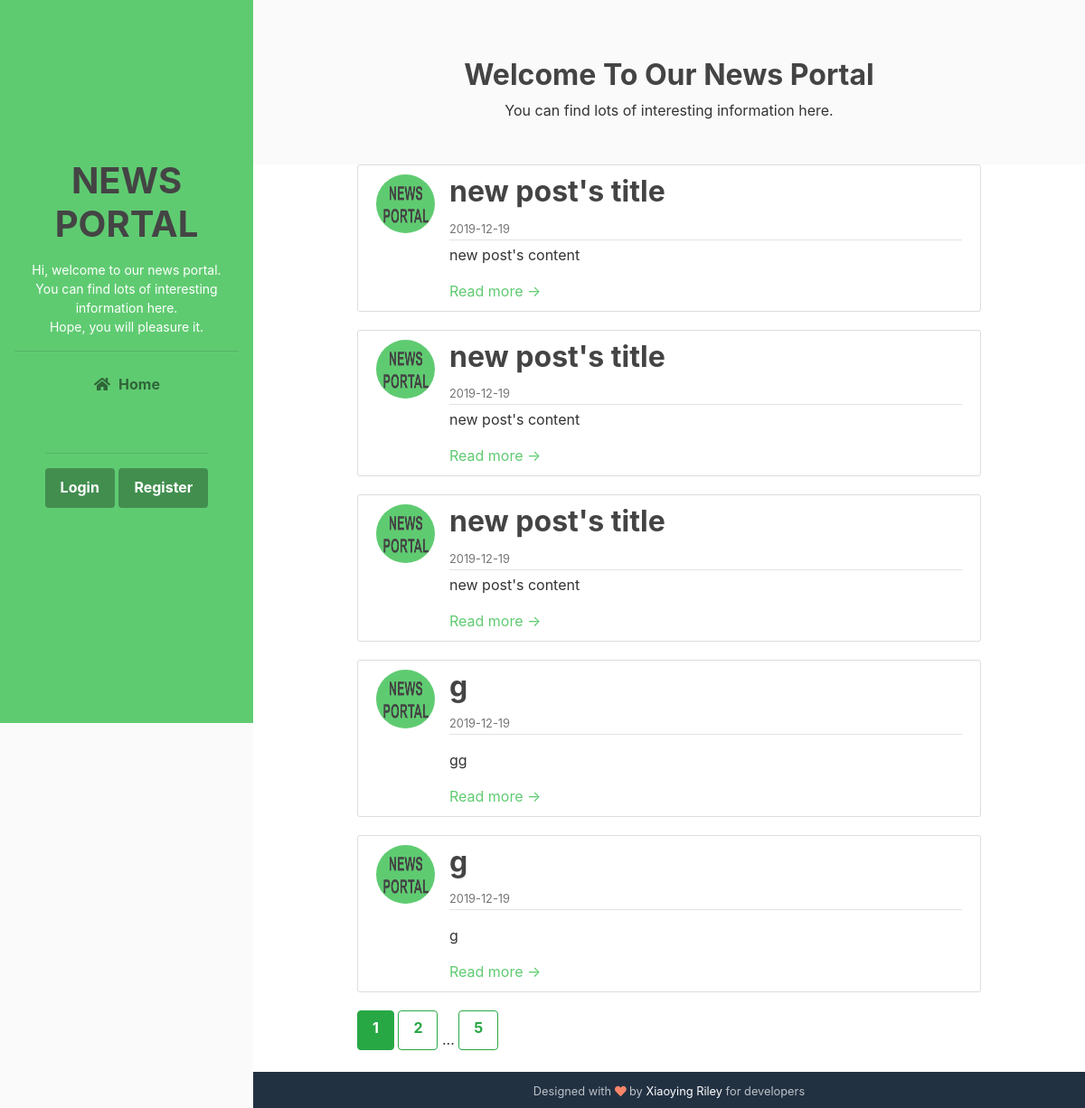
The page /home on the database its author committed.
### flasknews/models.py (models this page shows, shortened)
class Post(db.Model):
    id = db.Column(db.Integer, primary_key=True)
    title = db.Column(db.String(100), nullable=False)
    date_posted = db.Column(db.DateTime, nullable=False, default=datetime.utcnow)
    content = db.Column(db.UnicodeText, nullable=False)
    user_id = db.Column(db.Integer, db.ForeignKey('user.id'), nullable=False)
    image_file = db.Column(db.String(20), nullable=False, default='news_default.png')

### flasknews/routes.py (the view)
@app.route("/")
@app.route("/home")
def home():
    page = request.args.get('page', 1, type=int)
    posts = Post.query.order_by(Post.date_posted.desc()).paginate(page=page, per_page=5)
    return render_template('home.html', posts=posts)

### flasknews/__init__.py (called while the page is built)
def blog_formating(content):
    return (content[:75] + '...') if len(content) > 75 else content

### flasknews/routes.py (called while the page is built)
@app.before_request
def before_request():
    if current_user.is_authenticated:
        current_user.last__seen = datetime.utcnow()
        db.session.commit()

### flasknews/templates/home.html
{% extends "layout.html" %}
{% block content %}
	    <section class="cta-section theme-bg-light py-5">
		    <div class="container text-center">
			    <h2 class="heading"> Welcome To Our News Portal</h2>
			    <div class="intro">You can find lots of interesting information here. </div>
		    </div>
	    </section>
		{% for post in posts.items %}
        <article class="media content-section content-section-main">
        <img class="rounded-circle article-img" src="{{ url_for('static', filename='images/news/' + post.image_file)}}">
          <div class="media-body">
            <div class="article-metadata">
              <h2><a class="article-title" href="{{url_for('post', post_id=post.id)}}">{{ post.title }}</a></h2>
              <small class="text-muted">{{ post.date_posted.strftime('%Y-%m-%d') }}</small>
            </div>
            <p class="article-content">{{ blog_formating(post.content) | safe }}</p>
            <a class="more-link" href="{{url_for('post', post_id=post.id)}}">Read more &rarr;</a>
          </div>
        </article>
         {% endfor %}
    <div style="margin-left: 12.5%">
        {% for page_num in posts.iter_pages(left_edge=1, right_edge=1, left_current=1, right_current=2) %}
            {% if page_num %}
                {% if posts.page == page_num %}
                    <a class="btn btn-success mb-4" href="{{ url_for('home', page=page_num) }}"> {{ page_num }}</a>
                {% else %}
                    <a class="btn btn-outline-success mb-4" href="{{ url_for('home', page=page_num) }}"> {{ page_num }}</a>
                {% endif %}
            {% else %}
                ...
            {% endif %}
        {% endfor %}
    </div>
	    <footer class="footer text-center py-2 theme-bg-dark">
                <small class="copyright">Designed with <i class="fas fa-heart" style="color: #fb866a;"></i> by <a href="http://themes.3rdwavemedia.com" target="_blank">Xiaoying Riley</a> for developers</small>
	    </footer>
{% endblock content %}

### flasknews/static/css/custom.css (style rules this page uses)
body { background: #fafafa; color: #333333; margin-top: 1rem; }
h1, h2, h3, h4, h5, h6 { color: #444444; }
.content-section-main { background-color: white; padding: 10px 20px; border: 1px solid #dddddd; border-radius: 3px; margin-bottom: 20px; width: 75%; margin-left: auto; margin-right: auto; }
.article-title { color: #444444; }
.article-content { white-space: pre-line; }
.article-img { height: 65px; width: 65px; margin-right: 16px; }
.article-metadata { padding-bottom: 1px; margin-bottom: 4px; border-bottom: 1px solid #e3e3e3 }

### rows shown on the page
Post: image_file (placeholder picture), title "new post's title", date_posted "2019-12-19", content "new post's content"
Post: image_file (placeholder picture), title "new post's title", date_posted "2019-12-19", content "new post's content"
Post: image_file (placeholder picture), title "new post's title", date_posted "2019-12-19", content "new post's content"
Post: image_file (placeholder picture), title "g", date_posted "2019-12-19", content "gg"
Post: image_file (placeholder picture), title "g", date_posted "2019-12-19", content "g"

### other values the page prints
{{ page_num }} "1"
{{ page_num }} "2" "5"
